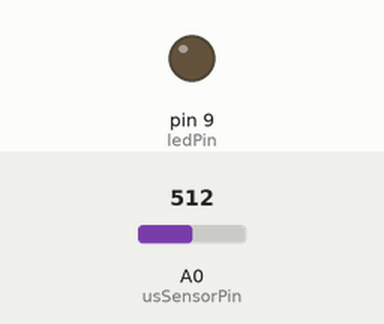
Bench run of a sketch on a simulated Arduino Uno, built with avr-gcc and run on an emulated ATmega328P. On the bench: output pins drawn as LEDs (lit = HIGH). The inputs (shaded band) are chosen by the test bench; at power-on: A0 (usSensorPin) = 512. What the sketch prints to the serial monitor is not drawn.

Above: at 1.2 s.
1.3 s: A0 (usSensorPin) set to 122
At 2.5 s:
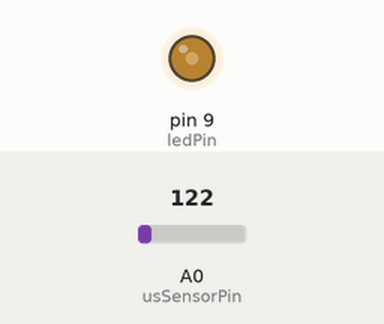
2.8 s: A0 (usSensorPin) set to 90
At 3.3 s:
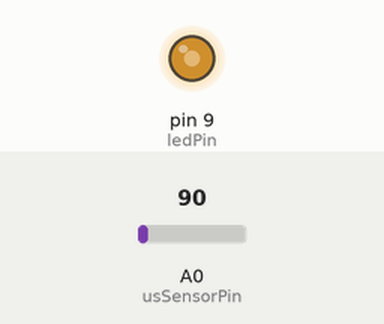
4.3 s: A0 (usSensorPin) set to 0
At 5.6 s:
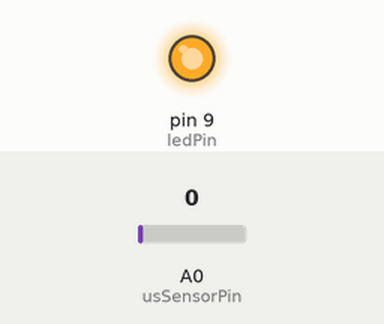
Timing chart, 0 to 7.3 s (numbered marks = the images above; inputs shaded):
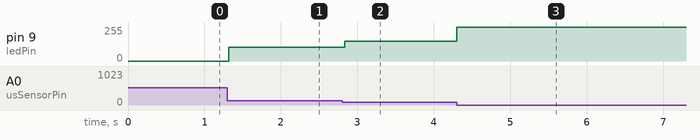

Measured:
- after the input at 1.3 s, pin 9 (ledPin): 0/255 → 102/255 at once
- after the input at 2.8 s, pin 9 (ledPin): 102/255 → 148/255 at once
- after the input at 4.3 s, pin 9 (ledPin): 148/255 → 255/255 at once

The sketch:

sensor-jam.ino
```cpp
// DM2008 — Activity 9a
// Mapping Sensors (30 min)
//
// Adjust and refine until the response feels smooth and natural.

const int usSensorPin = A0;
const float usMaxRange = 520.0;
const float dataSize = 1023.0;

// TODO: declare your LED pin here (must be a PWM pin, marked with ~)
const int ledPin = 9;

float sensorVal, distVal;
int brightness = 0;

void setup() {
  Serial.begin(9600);
  // TODO: set up your LED pin here (hint: pinMode)
  pinMode(ledPin, OUTPUT);
}

void loop() {
  sensorVal = analogRead(usSensorPin);
  distVal = sensorVal * usMaxRange / dataSize;

  // Clamp to a range that suits a desk / classroom setup (cm)
  if (distVal < 5)   distVal = 5;
  if (distVal > 100) distVal = 100;

  // map() rescales a value from one range to another
  // here: distance (5–100cm) becomes brightness (255–0)
  // the output range is flipped so that CLOSER = BRIGHTER
  // (note: Arduino's map() uses whole numbers, so decimals are dropped)
  brightness = map(distVal, 5, 100, 255, 0);
  brightness = constrain(brightness, 0, 255);

  // TODO: use analogWrite() to send brightness to your LED pin
  analogWrite(ledPin, brightness);

  Serial.print(distVal);
  //Serial.println(" cm");
  //Serial.print("Brightness: ");
  //Serial.println(brightness);

  delay(50);
}
```
